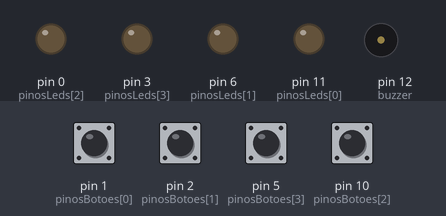
Simulated run of this sketch. Board: Arduino Uno, built with avr-gcc and run on an emulated ATmega328P. On the bench: output pins drawn as LEDs (lit = HIGH), buzzer (waves = sounding). The inputs (shaded band) are chosen by the test bench; at power-on: pin 1 (pinosBotoes[0]), pin 2 (pinosBotoes[1]), pin 5 (pinosBotoes[3]), pin 10 (pinosBotoes[2]) LOW. Random numbers use the default seed unless the sketch sets one.

Above: at 1.4 s.
1.5 s: pin 1 (pinosBotoes[0]) pulled HIGH for 0.15 s
At 3.1 s:
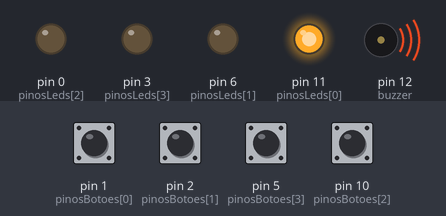
4.6 s: pin 2 (pinosBotoes[1]) pulled HIGH for 0.15 s
At 4.75 s:
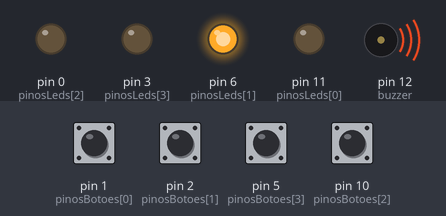
7.6 s: pin 5 (pinosBotoes[3]) pulled HIGH for 1 s
At 11.4 s:
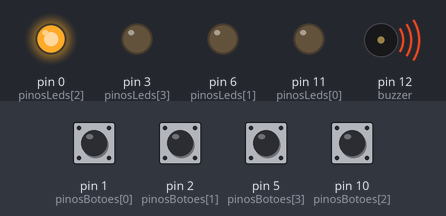
Timing chart, 0 to 13.0 s (numbered marks = the images above; inputs shaded):
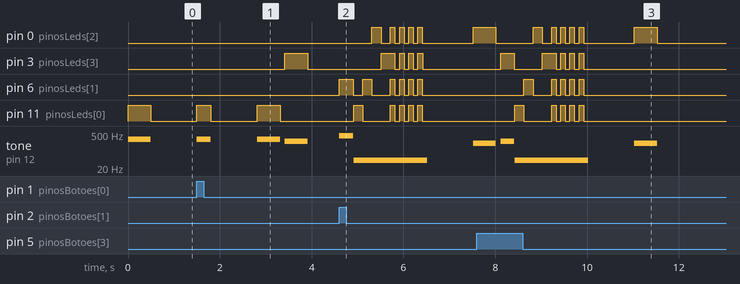

The sketch:

genius.ino
```cpp
int tons[5] = { 310, 415, 209, 252, 42 };
int jogadas[20];
int now = 0;
int ate = 0;
int buzzer = 12 ;
int pinosLeds[] = { 11, 6, 0, 3 };
int pinosBotoes[] = { 1, 2, 10, 5 };
int press = 0;
int gameover = false;
int portasOut[]   = {0,3,6,11,12};
int portasIn[]    = {1,2,5,10};
const int nroOuts = 5;
const int nroIns  = 4;

void setup()
{
for (int p=0; p < nroOuts; p++)

pinMode(portasOut[p], OUTPUT);

for (int i=0; i < nroIns; i++)

pinMode(portasIn[i], INPUT);

randomSeed(analogRead(0));
}
void loop() {
  if (gameover)
  {
    int jogadas[20];
    now = 0;
    ate = 0;
    gameover = false;
  }
  proximaRodada();
  reproduzirSequencia();
  aguardarJogador();
  delay(1000);
}

void proximaRodada()
{
  int rnum = random(0, 4);
  jogadas[now++] = rnum;
}

void reproduzirSequencia() {
  for (int i = 0; i < now; i++) {
    tone(12, tons[jogadas[i]]);
    digitalWrite(pinosLeds[jogadas[i]], HIGH);
    delay(500);
    noTone(buzzer);
    digitalWrite(pinosLeds[jogadas[i]], LOW);
    delay(100);
  }
  noTone(buzzer);
}

void aguardarJogador() {
  for (int i = 0; i < now; i++) {
    aguardarJogada();
    verificarJogada();

    if (gameover) {
      break;
    }

    ate++;
  }

  ate = 0;
}

void aguardarJogada() {
  boolean jogada_efetuada = false;
  while (!jogada_efetuada) {
    for (int i = 0; i <= 3; i++) {
      if (digitalRead(pinosBotoes[i]) == HIGH) {

        press = i;

        tone(buzzer, tons[i]);
        digitalWrite(pinosLeds[i], HIGH);
        delay(300);
        digitalWrite(pinosLeds[i], LOW);
        noTone(buzzer);

        jogada_efetuada = true;
      }
    }
    delay(10);
  }
}

void verificarJogada() {
  if (jogadas[ate] != press)
  {
    for (int i = 0; i <= 3; i++)
    {
      tone(buzzer, tons[4]);
      digitalWrite(pinosLeds[i], HIGH);
      delay(200);
      digitalWrite(pinosLeds[i], LOW);
      noTone(buzzer);
    }

    tone(buzzer, tons[4]);
    for (int i = 0; i <= 3; i++) {
      digitalWrite(pinosLeds[0], HIGH);
      digitalWrite(pinosLeds[1], HIGH);
      digitalWrite(pinosLeds[2], HIGH);
      digitalWrite(pinosLeds[3], HIGH);
      delay(100);
      digitalWrite(pinosLeds[0], LOW);
      digitalWrite(pinosLeds[1], LOW);
      digitalWrite(pinosLeds[2], LOW);
      digitalWrite(pinosLeds[3], LOW);
      delay(100);
    }
    noTone(buzzer);

    gameover = true;
  }
}
```

Measured:
- after the input at 1.5 s, pin 3 (pinosLeds[3]): LOW → HIGH after 1.9 s, → LOW 0.50 s later; pin 11 (pinosLeds[0]): LOW → HIGH at once, → LOW 0.30 s later, → HIGH 1.0 s later, → LOW 0.50 s later; tone on pin 12 (buzzer): plays 310 Hz for 0.30 s, 310 Hz for 0.50 s, 252 Hz for 0.50 s, starting at once
- after the input at 4.6 s, pin 0 (pinosLeds[2]): goes HIGH 0.20 s, LOW 0.20 s, 3 × (HIGH 0.10 s, LOW 0.10 s), HIGH 0.10 s, LOW 1.1 s, then HIGH, starting after 0.71 s; pin 3 (pinosLeds[3]): LOW → HIGH after 0.91 s, then repeats every 0.20 s: LOW 0.10 s, HIGH 0.10 s, until it stays LOW from 6.4 s
- after the input at 7.6 s, pin 3 (pinosLeds[3]): goes HIGH 0.30 s, LOW 0.61 s, HIGH 0.30 s, 3 × (LOW 0.10 s, HIGH 0.10 s), then LOW, starting after 0.51 s; pin 6 (pinosLeds[1]): goes HIGH 0.20 s, LOW 0.40 s, 3 × (HIGH 0.10 s, LOW 0.10 s), HIGH 0.10 s, then LOW, starting after 1.0 s
